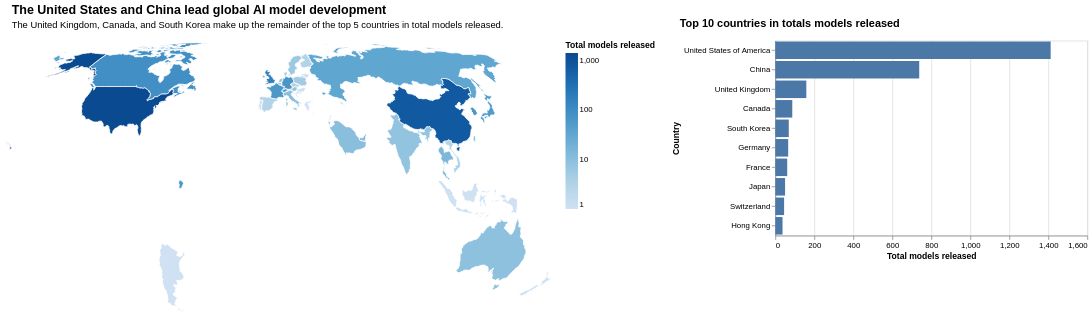

Vega-Lite specification stored for this chart:
### Vega-Lite specification from a JSON file in a GitHub repository (floating-point values rounded to 4 significant figures; data arrays with more than 128 entries replaced by an {"elided": "..."} marker saying what was removed)
{"config": {"view": {"continuousWidth": 300, "continuousHeight": 300}}, "hconcat": [{"data": {"name": "data-ec71b31c5a0feeec4ecb60447a99286e"}, "mark": {"type": "geoshape", "stroke": "white"}, "encoding": {"color": {"condition": {"param": "param_1", "field": "n_models", "scale": {"scheme": "blues", "type": "log"}, "title": "Total models released", "type": "quantitative"}, "value": "#f0f0f0"}, "tooltip": [{"field": "country_name", "title": "Country", "type": "nominal"}, {"field": "n_models", "title": "# Models (total)", "type": "quantitative"}]}, "height": 350, "name": "view_1", "projection": {"type": "equalEarth"}, "title": {"text": "The United States and China lead global AI model development", "anchor": "start", "dx": 10, "dy": -10, "fontSize": 16, "subtitle": "The United Kingdom, Canada, and South Korea make up the remainder of the top 5 countries in total models released.", "subtitleFontSize": 12, "subtitlePadding": 6}, "width": 700}, {"data": {"name": "data-5d83edfcda6d8c47cca363242c7c400d"}, "mark": {"type": "bar"}, "encoding": {"color": {"condition": {"param": "param_1", "value": "#4C78A8"}, "value": "#d3d3d3"}, "tooltip": [{"field": "country_name", "title": "Country", "type": "nominal"}, {"field": "n_models", "title": "# Models (total)", "type": "quantitative"}], "x": {"field": "n_models", "title": "Total models released", "type": "quantitative"}, "y": {"field": "country_name", "sort": "-x", "title": "Country", "type": "nominal"}}, "height": 250, "name": "view_2", "title": {"text": "Top 10 countries in totals models released", "anchor": "start", "dx": 10, "dy": -10, "fontSize": 14, "subtitleFontSize": 12, "subtitlePadding": 6}, "width": 400}], "params": [{"name": "param_1", "select": {"type": "point", "clear": "true", "fields": ["country_name"]}, "views": ["view_1", "view_2"]}], "resolve": {"legend": {"color": "independent"}}, "$schema": "https://vega.github.io/schema/vega-lite/v5.20.1.json", "datasets": {"data-ec71b31c5a0feeec4ecb60447a99286e": {"elided": "177 records"}, "data-5d83edfcda6d8c47cca363242c7c400d": [{"country_name": "Canada", "n_models": 87, "is_top10": true}, {"country_name": "China", "n_models": 738, "is_top10": true}, {"country_name": "France", "n_models": 61, "is_top10": true}, {"country_name": "Germany", "n_models": 66, "is_top10": true}, {"country_name": "Hong Kong", "n_models": 37, "is_top10": true}, {"country_name": "Japan", "n_models": 50, "is_top10": true}, {"country_name": "South Korea", "n_models": 69, "is_top10": true}, {"country_name": "Switzerland", "n_models": 45, "is_top10": true}, {"country_name": "United Kingdom", "n_models": 159, "is_top10": true}, {"country_name": "United States of America", "n_models": 1412, "is_top10": true}]}}
